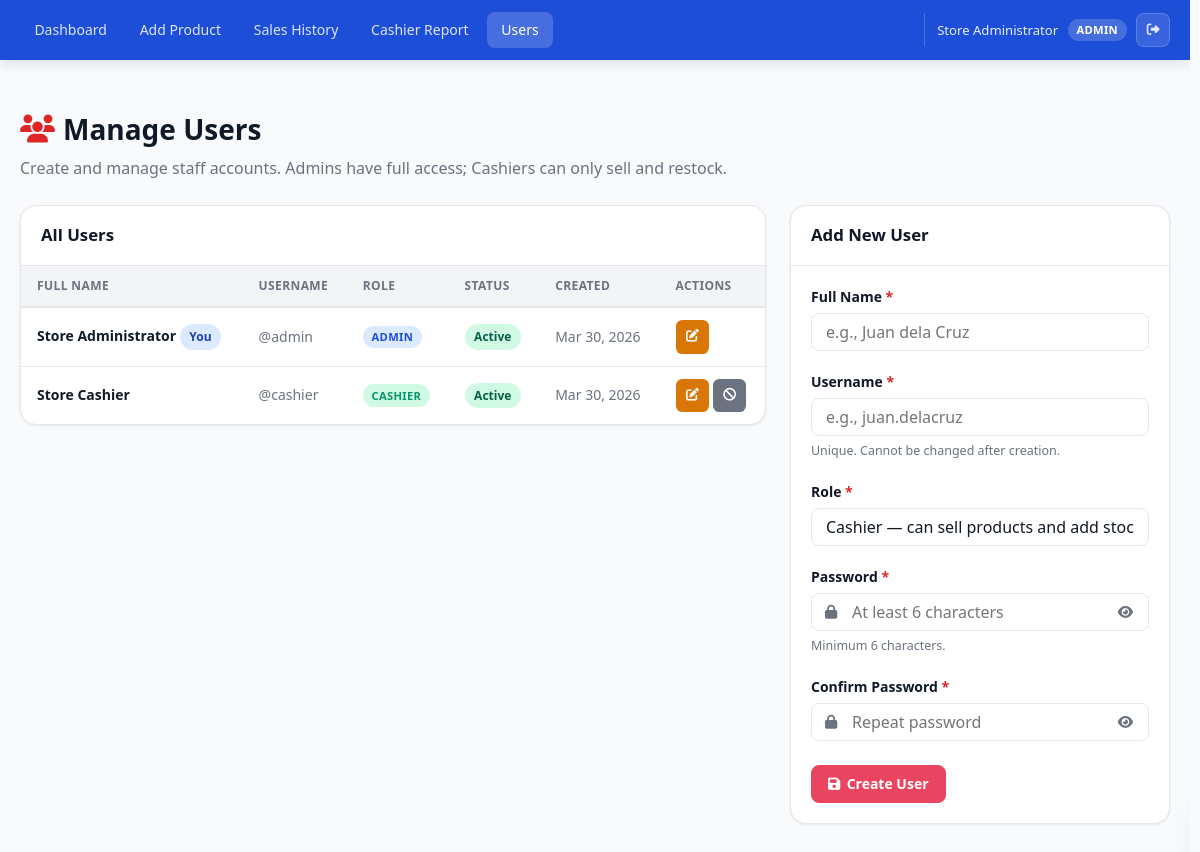
/admin/manage_users.php (signed in), run on the app's committed database.
### tables this page shows
CREATE TABLE IF NOT EXISTS users (
    id           INT            AUTO_INCREMENT PRIMARY KEY,
    username     VARCHAR(60)    NOT NULL UNIQUE,
    password     VARCHAR(255)   NOT NULL,
    full_name    VARCHAR(120)   NOT NULL,
    role         ENUM('admin','cashier') NOT NULL DEFAULT 'cashier',
    is_active    TINYINT(1)     NOT NULL DEFAULT 1,
    created_at   TIMESTAMP      DEFAULT CURRENT_TIMESTAMP,
    INDEX idx_username (username)
);

### config.php (called while the page is built, shortened)
<?php
function current_user(): array
{
    return [
        'id'        => (int)($_SESSION['user_id']   ?? 0),
        'username'  => $_SESSION['username']         ?? '',
        'full_name' => $_SESSION['full_name']        ?? '',
        'role'      => $_SESSION['user_role']        ?? '',
    ];
}
function is_admin(): bool
{
    return ($_SESSION['user_role'] ?? '') === 'admin';
}
function h(?string $value): string
{
    return htmlspecialchars($value ?? '', ENT_QUOTES, 'UTF-8');
}

### admin/manage_users.php (the view, shortened to what this page needs)
<?php
require_once '../config.php';
$conn   = db_connect();
$success = '';
$editUser = null;
$currentUserId = (int)current_user()['id'];
$users = [];
$result = $conn->query('SELECT id, username, full_name, role, is_active, created_at FROM users ORDER BY created_at ASC');
while ($row = $result->fetch_assoc()) $users[] = $row;
?>
<!DOCTYPE html>
<html lang="en">
<head>
    <link rel="stylesheet" href="../assets/css/style.css">
    <link rel="stylesheet" href="https://cdnjs.cloudflare.com/ajax/libs/font-awesome/6.4.0/css/all.min.css">
</head>
<body<?php if ($success): ?> data-toast-type="success" data-toast-title="Success" data-toast-text="<?= h($success) ?>"<?php endif; ?>>
<?php include '_navbar.php'; ?>
<main class="main-container">
    <div class="page-header">
        <h1><i class="fas fa-users page-header-icon" aria-hidden="true"></i> Manage Users</h1>
        <p>Create and manage staff accounts. Admins have full access; Cashiers can only sell and restock.</p>
    </div>
    <div class="users-layout">
        <div class="card">
            <div class="card-header">
                <h2>All Users</h2>
            </div>
            <div class="table-wrap">
                <table class="table">
                    <thead>
                        <tr>
                            <th scope="col">Full Name</th>
                            <th scope="col">Username</th>
                            <th scope="col">Role</th>
                            <th scope="col">Status</th>
                            <th scope="col">Created</th>
                            <th scope="col">Actions</th>
                        </tr>
                    </thead>
                    <tbody>
                        <?php foreach ($users as $u): ?>
                        <tr class="<?= !(int)$u['is_active'] ? 'row-archived' : '' ?>">
                            <td>
                                <strong><?= h($u['full_name']) ?></strong>
                                <?php if ((int)$u['id'] === $currentUserId): ?>
                                    <span class="badge badge-info">You</span>
                                <?php endif; ?>
                            </td>
                            <td class="text-muted">@<?= h($u['username']) ?></td>
                            <td>
                                <span class="role-badge role-<?= h($u['role']) ?>">
                                    <?= $u['role'] === 'admin' ? 'Admin' : 'Cashier' ?>
                                </span>
                            </td>
                            <td>
                                <?php if ((int)$u['is_active']): ?>
                                    <span class="badge badge-success">Active</span>
                                <?php else: ?>
                                    <span class="badge badge-gray">Inactive</span>
                                <?php endif; ?>
                            </td>
                            <td class="text-muted">
                                <?= date('M d, Y', strtotime($u['created_at'])) ?>
                            </td>
                            <td>
                                <a href="manage_users.php?edit=<?= (int)$u['id'] ?>"
                                   class="btn btn-sm btn-warning btn-icon" title="Edit" aria-label="Edit">
                                    <i class="fas fa-edit" aria-hidden="true"></i>
                                </a>
                                <?php if ((int)$u['id'] !== $currentUserId): ?>
                                <form method="POST" class="form-inline">
                                    <button type="submit"
                                            class="btn btn-sm btn-icon <?= (int)$u['is_active'] ? 'btn-gray' : 'btn-success' ?>"
                                            title="<?= (int)$u['is_active'] ? 'Deactivate' : 'Activate' ?>"
                                            aria-label="<?= (int)$u['is_active'] ? 'Deactivate' : 'Activate' ?>">
                                        <i class="fas <?= (int)$u['is_active'] ? 'fa-ban' : 'fa-check' ?>" aria-hidden="true"></i>
                                    </button>
                                </form>
                                <?php endif; ?>
                            </td>
                        </tr>
                        <?php endforeach; ?>
                    </tbody>
                </table>
            </div>
        </div>
        <div class="card">
            <div class="card-header">
                <h2><?= $editUser ? 'Edit User' : 'Add New User' ?></h2>
            </div>
            <div class="card-body">
                <form method="POST" novalidate data-form="user-form">
                    <div class="form-group">
                        <label class="form-label" for="full_name">
                            Full Name <span class="required" aria-hidden="true">*</span>
                        </label>
                        <input type="text" id="full_name" name="full_name" class="form-control"
                               value="<?= h($editUser['full_name'] ?? '') ?>"
                               placeholder="e.g., Juan dela Cruz" required autocomplete="off">
                    </div>
                    <?php if (!$editUser): ?>
                    <div class="form-group">
                        <label class="form-label" for="username">
                            Username <span class="required" aria-hidden="true">*</span>
                        </label>
                        <input type="text" id="username" name="username" class="form-control"
                               value="<?= h($_POST['username'] ?? '') ?>"
                               placeholder="e.g., juan.delacruz" required autocomplete="off">
                        <small class="form-hint">Unique. Cannot be changed after creation.</small>
                    </div>
                    <?php endif; ?>
                    <div class="form-group">
                        <label class="form-label" for="role">
                            Role <span class="required" aria-hidden="true">*</span>
                        </label>
                        <select id="role" name="role" class="form-control">
                            <option value="cashier" <?= ($editUser['role'] ?? 'cashier') === 'cashier' ? 'selected' : '' ?>>
                                Cashier — can sell products and add stock
                            </option>
                        </select>
                    </div>
                    <div class="form-group">
                        <label class="form-label" for="password">
                            <?= $editUser ? 'New Password' : 'Password' ?>
                            <?= !$editUser ? '<span class="required" aria-hidden="true">*</span>' : '' ?>
                        </label>
                        <div class="input-with-icon">
                            <input type="password" id="password" name="password" class="form-control"
                                   placeholder="<?= $editUser ? 'Leave blank to keep current password' : 'At least 6 characters' ?>"
                                   <?= !$editUser ? 'required' : '' ?>
                                   autocomplete="new-password">
                            <button type="button" class="toggle-password" data-action="toggle-password"
                                    data-target="password" aria-label="Show password">
                                <i class="fas fa-eye" aria-hidden="true"></i>
                            </button>
                        </div>
                        <small class="form-hint">Minimum 6 characters.</small>
                    </div>
                    <?php if (!$editUser): ?>
                    <div class="form-group">
                        <label class="form-label" for="password2">
                            Confirm Password <span class="required" aria-hidden="true">*</span>
                        </label>
                        <div class="input-with-icon">
                            <input type="password" id="password2" name="password2" class="form-control"
                                   placeholder="Repeat password" required autocomplete="new-password">
                            <button type="button" class="toggle-password" data-action="toggle-password"
                                    data-target="password2" aria-label="Show password">
                                <i class="fas fa-eye" aria-hidden="true"></i>
                            </button>
                        </div>
                    </div>
                    <?php endif; ?>
                    <div class="form-buttons">
                        <button type="submit" class="btn btn-primary">
                            <i class="fas fa-save" aria-hidden="true"></i>
                            <?= $editUser ? ' Update User' : ' Create User' ?>
                        </button>
                    </div>
                </form>
            </div>
        </div>
    </div>
</main>
</body>
</html>

### admin/_navbar.php (shortened to what this page needs)
<?php
$currentPage = basename($_SERVER['PHP_SELF']);
$user        = current_user();
$isAdmin     = is_admin();
?>
<nav class="navbar" role="navigation" aria-label="Main navigation">
    <div class="navbar-container">
        <ul class="navbar-nav" id="navbar-nav" role="list">
            <li>
                <a href="admin.php"
                   class="nav-link<?= $currentPage === 'admin.php' ? ' active' : '' ?>">
                    Dashboard
                </a>
            </li>
            <?php if ($isAdmin): ?>
            <li>
                <a href="add_product.php"
                   class="nav-link<?= $currentPage === 'add_product.php' ? ' active' : '' ?>">
                    Add Product
                </a>
            </li>
            <li>
                <a href="sales_history.php"
                   class="nav-link<?= $currentPage === 'sales_history.php' ? ' active' : '' ?>">
                    Sales History
                </a>
            </li>
            <li>
                <a href="cashier_report.php"
                   class="nav-link<?= $currentPage === 'cashier_report.php' ? ' active' : '' ?>">
                    Cashier Report
                </a>
            </li>
            <li>
                <a href="manage_users.php"
                   class="nav-link<?= $currentPage === 'manage_users.php' ? ' active' : '' ?>">
                    Users
                </a>
            </li>
            <?php endif; ?>
        </ul>
        <div class="navbar-user">
            <span class="navbar-user-name"><?= h($user['full_name']) ?></span>
            <span class="role-badge role-<?= h($user['role']) ?>">
                <?= $isAdmin ? 'Admin' : 'Cashier' ?>
            </span>
            <?php if ($isAdmin): ?>
            <a href="logout.php" class="btn btn-logout btn-icon" title="Sign out" aria-label="Sign out">
                <i class="fas fa-sign-out-alt" aria-hidden="true"></i>
            </a>
            <?php else: ?>
            <button class="btn btn-logout btn-icon" data-action="cashier-logout" title="Sign out" aria-label="Sign out">
                <i class="fas fa-sign-out-alt" aria-hidden="true"></i>
            </button>
            <?php endif; ?>
        </div>
    </div>
</nav>

### data on the page
users: full_name "Store Administrator", shows "You", username "admin", role "ADMIN", is_active "Active", created_at "Mar 30, 2026"
users: full_name "Store Cashier", username "cashier", role "CASHIER", is_active "Active", created_at "Mar 30, 2026"
